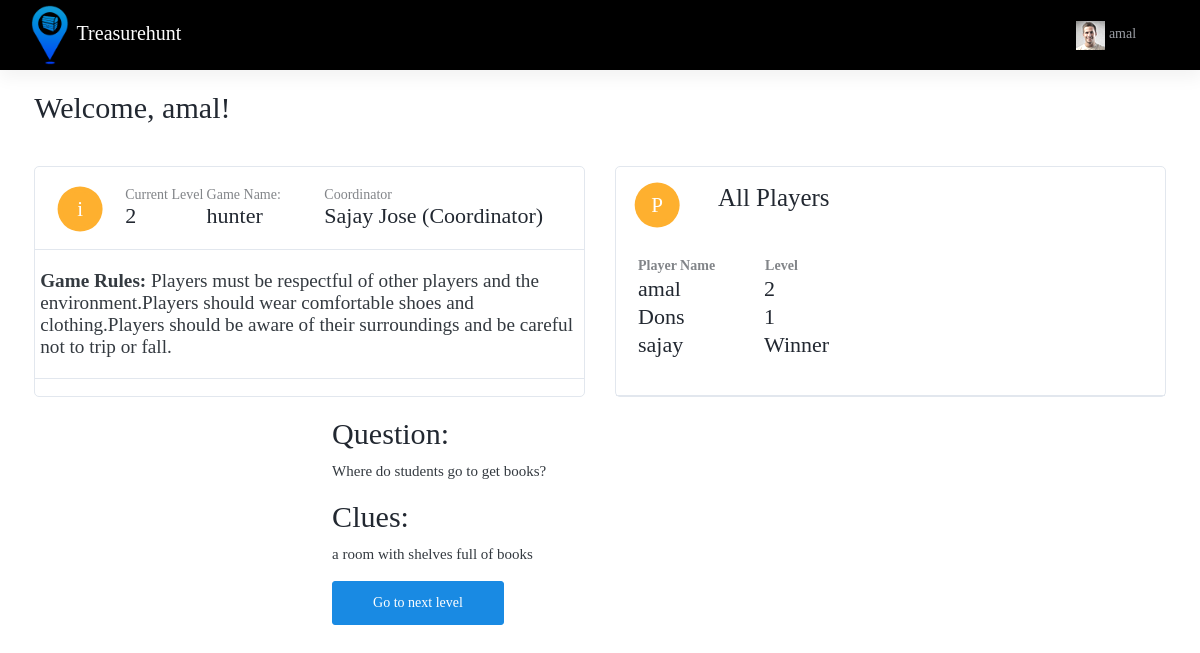
/player-dashboard (signed in), run on an earlier commit of the app's database.
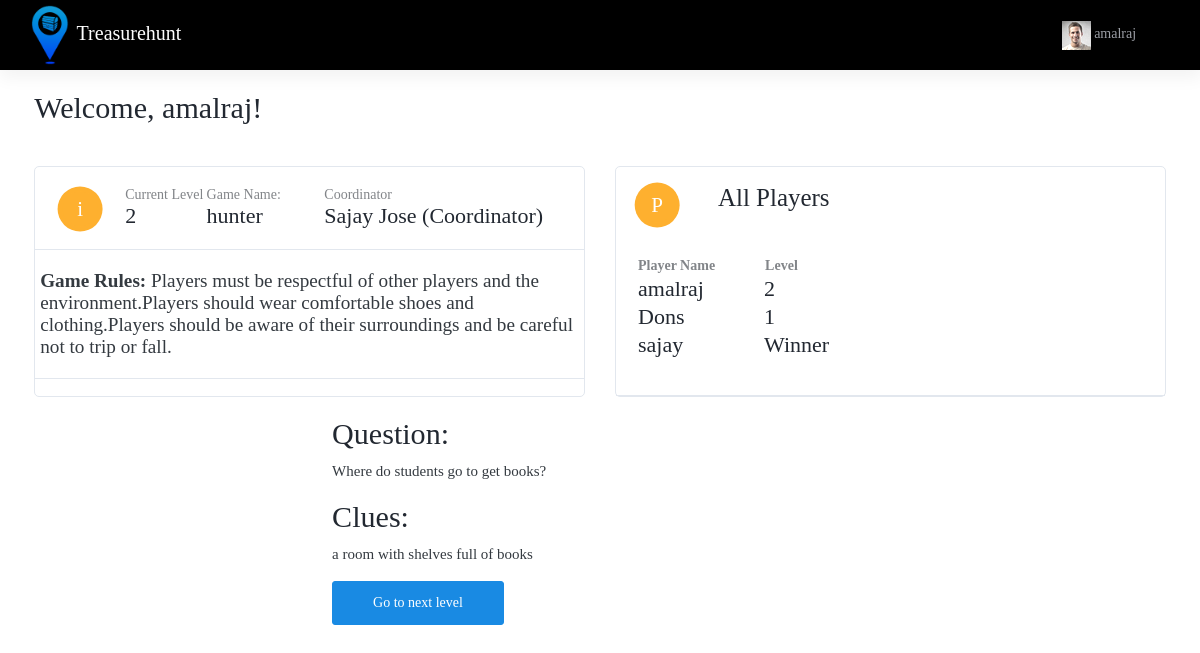
And on a later commit of the database.
### app/models.py (models this page shows, shortened)
class User(models.Model):
    REGISTER_CHOICES = (
        ('1', 'Coordinator'),
        ('2', 'Player'),
    )
    uid = models.AutoField(primary_key=True)
    name = models.CharField(max_length=50)
    email = models.EmailField(unique=True)
    password = models.CharField(max_length=128)
    new_password = models.CharField(max_length=128,null=True,blank=True)
    register_as = models.IntegerField(choices=REGISTER_CHOICES, null=False, blank=False)
    game = models.ForeignKey(Game, related_name='players', on_delete=models.CASCADE, null=True, blank=True)
    phonecode = models.CharField(max_length=10)
    phone = models.CharField(max_length=20)
    token = models.CharField(max_length=64, blank=True, null=True)
    created_at = models.DateTimeField(auto_now_add=True)
    updated_at = models.DateTimeField(auto_now=True)
    deleted_at = models.BooleanField(default=False)
    last_login = models.DateTimeField(null=True, blank=True)
    def __str__(self):
        registered_as = dict(self.REGISTER_CHOICES).get(str(self.register_as))
        return f"{self.name} ({registered_as})"

class Game_login(models.Model):
    games = models.ForeignKey(Game, on_delete=models.CASCADE)
    player = models.ForeignKey(User, on_delete=models.CASCADE)
    current_level = models.IntegerField(default=1)
    completed = models.BooleanField(default=False)
    first_completed = models.BooleanField(default=False)

class Game(models.Model):
    LEVEL_CHOICES = (
        ('1', '1'),
        ('2', '2'),
        ('3', '3'),
    )
    game_name = models.CharField(max_length=50)
    game_id = models.CharField(max_length=50, unique=True)
    rules = models.TextField()
    start_date = models.DateTimeField(auto_now_add=True)
    end_date = models.DateTimeField(auto_now_add=True)
    creater = models.ForeignKey('User', related_name='games_created', on_delete=models.CASCADE)

### app/views.py (the view)
# urls.py: path('player-dashboard', views.player_dashboard, name='player_dashboard'),
def player_dashboard(request):
    if 'uid' in request.session:
        id = request.session['uid']
        user = User.objects.get(uid=id)
        game_joined = Game_login.objects.filter(player=user).first()
        if game_joined:
            game = game_joined.games
            game_logins = Game_login.objects.filter(games=game)
            level = Level.objects.filter(game=game, game_level=game_joined.current_level).first()
            current_levels = []
            is_completed = Game_login and Game_login.objects.filter(player=user,games=game_joined.games, completed=True)
            is_winner = Game_login and Game_login.objects.filter(player=user,games=game_joined.games, first_completed=True)
            for login in game_logins:
                current_level = Level.objects.filter(game=game, game_level=login.current_level).first()
                current_levels.append(current_level)
            context = {'game': game_joined, 'user': user, 'current_levels': current_levels, 'is_winner': is_winner, 'level': level, 'game_logins': game_logins, 'is_completed': is_completed}
            return render(request, 'player-dashboard/app.html', context)
        else:
            return redirect('player_home')
    else:
        return redirect(my_login)

### template/player-dashboard/app.html (shortened to what the changed rows need)
<!DOCTYPE html>
<html lang="en">
<head>
    {% load static %}
    <link rel="stylesheet" href="https://cdnjs.cloudflare.com/ajax/libs/font-awesome/4.7.0/css/font-awesome.min.css">
    <link href="{% static 'dashboard/css/vendor.bundle.base.css' %}"
          rel="stylesheet">
    <link href="{% static 'dashboard/css/style.css' %}" rel="stylesheet">
    <link href="{% static 'dashboard/css/viewport.css' %}" rel="stylesheet">
    <link rel="stylesheet"
          href="{% static 'dashboard/css/sweetalert-1.1.3.min.css' %}">
    <link rel="stylesheet"
          href="{% static 'dashboard/css/toastr.css' %}">
    <link rel="stylesheet"
          href="{% static 'dashboard/css/dataTables.bootstrap4.min.css' %}">
    <link rel="stylesheet" href="{% static 'dashboard/font/noto-sans/stylesheet.css' %}">
    <link rel="stylesheet" href="{% static 'dashboard/css/select2.min.css' %}">
    <link rel="stylesheet"
          href="{% static 'dashboard/css/font-awesome/font-awesome.min.css' %}">
</head>
<body>
    <div class="container-scroller">
        <header class="">
            <nav class="navbar default-layout-navbar col-lg-12 col-12 p-0 fixed-top d-flex flex-row">
              <div class="navbar-menu-wrapper d-flex align-items-stretch">
                    <ul class="navbar-nav navbar-nav-right">
                      <li class="dropdown">
                        <a data-toggle="dropdown" class="dropdown-toggle" href="#">
                            <span class="avatar_login"><img alt="" src="{% static 'image/avatar1_small.png' %}"></span>
                          <span class="username text-muted">
                              {{ user.name }}
                          </span>
                        </a>
                      </li>
                    </ul>
              </div>
            </nav>
        </header>
        {% block content %}
        <div class="container-fluid page-body-wrapper">
                <div class="content-wrapper content-wrapper-inner">
                    <div class="shop_area release-container">
                        <div class="container-fluid">
                            <div class="row">
                                <div class="col-12">
                                    <div class="page_title">
                                        <h2>Welcome, {{ user.name }}!</h2><br><br>
                                    </div>
                                </div>
                            </div>
                            <div class="row">
                                <div class="col-md-6 grid-margin stretch-card">
                                    <div class="card pointbox">
                                        <div class="card-body p-0">
                                            <div class="total_points_sec">
                                                <div class="point_top">
                                                    <div class="row">
                                                        <div class="flex-grow-1 col_full">
                                                            <div class="points_top d-flex flex-nowrap">
                                                                <div class="point_cont text_semi_color">Game Name:
                                                                    <span class="d-inline-block w-100"> {{ game.games.game_name }}</span>
                                                                </div>
                                                                <div class="point_cont text_semi_color">Coordinator
                                                                    <span class="d-inline-block w-100"> {{ game.games.creater }}</span>
                                                                </div>
                                                            </div>
                                                        </div>
                                                    </div>
                                                </div>
                                                <div class="point_top">
                                                <div class="row">
                                                <div class="flex-grow-1 col_full">
                                                    <div class="points_top d-flex flex-nowrap">
                                                        <span class="d-inline-block large_text w-100"> <b >Game Rules: </b> {{ game.games.rules }}</span>
                                                    </div>
                                                </div>
                                                </div>
                                            </div>
                                            </div>
                                        </div>
                                    </div>
                                </div>
                                {% if game_logins %}
                                <div class="col-md-6 grid-margin stretch-card">
                                    <div class="card pointbox">
                                        <div class="card-body p-0">
                                            <div class="total_points_sec">
                                                <div class="point_top">
                                                    <div class="row">
                                                        <div class="col_full">
                                                            <div class="points_top d-flex flex-nowrap">
                                                                <div class="point_cont text_semi_color p-3">
                                                                    <table class="player-info-table p-2">
                                                                        <tr><th><div class="point_cont text_semi_color">Player Name</div></th>
                                                                            <th><div class="point_cont text_semi_color pl-5">Level</div></th>
                                                                        </tr>
                                                                        {% for login in game_logins %}
                                                                        <tr>
                                                                            <td class="player-name"> <span class="d-inline-block w-100"> {{ login.player.name }}</span></td>
                                                                            {% if login.first_completed %}
                                                                            <td class="player-name pl-5"> <span class="d-inline-block w-100"> Winner</span></td>
                                                                            {% elif login.completed %}
                                                                            <td class="player-name pl-5"> <span class="d-inline-block w-100"> Completed</span></td>
                                                                            {% else %}
                                                                            <td class="player-name pl-5"> <span class="d-inline-block w-100"> {{ login.current_level }}</span></td>
                                                                            {% endif %}
                                                                        </tr>
                                                                        {% endfor %}
                                                                    </table>
                                                                </div>
                                                            </div>
                                                        </div>
                                                    </div>
                                                </div>
                                            </div>
                                        </div>
                                    </div>
                                </div>
                                {% endif %}
                            </div>
                            {% if not is_completed %}
                            <div class="col-md-6 mx-auto">
                                {% if level.id %}
                                <h2>Question:</h2> <p>{{ level.question }}</p>
                                <h2>Clues:</h2> <p>{{ level.clues }}</p>
                                {% endif %}
                            </div>
                            {% endif %}
                        </div>
                    </div>
                </div>
            {% endblock %}
        </div>
    </div>
</body>
</html>

What changed in the data, as far as the page shows it:
changed User: name "amal" → "amalraj"
changed through a linked row, Game_login "hunter": player.name "amal" → "amalraj"
